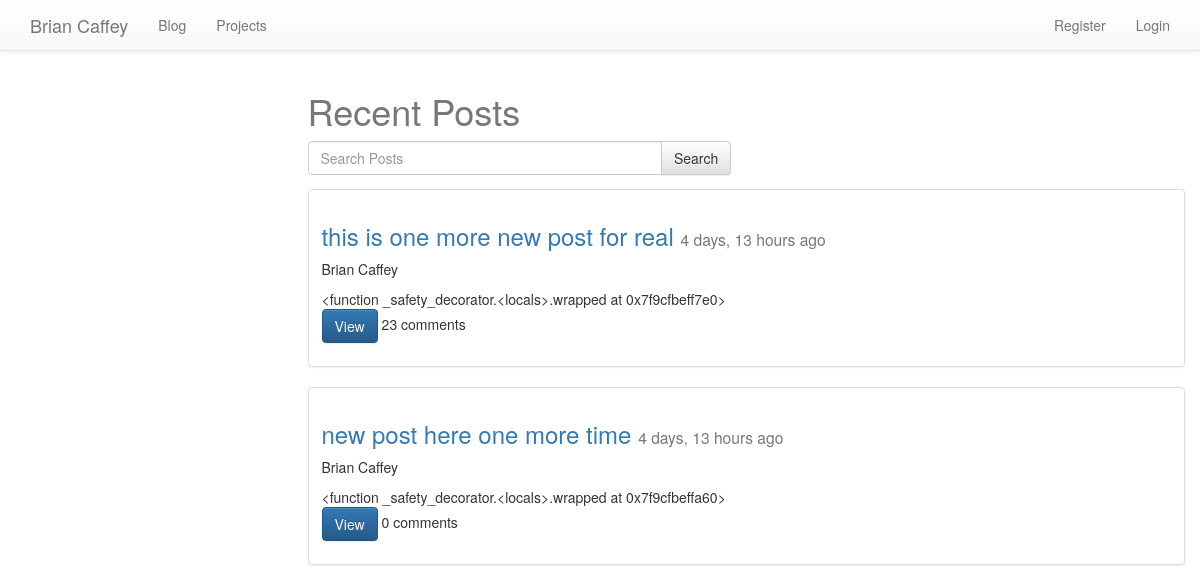
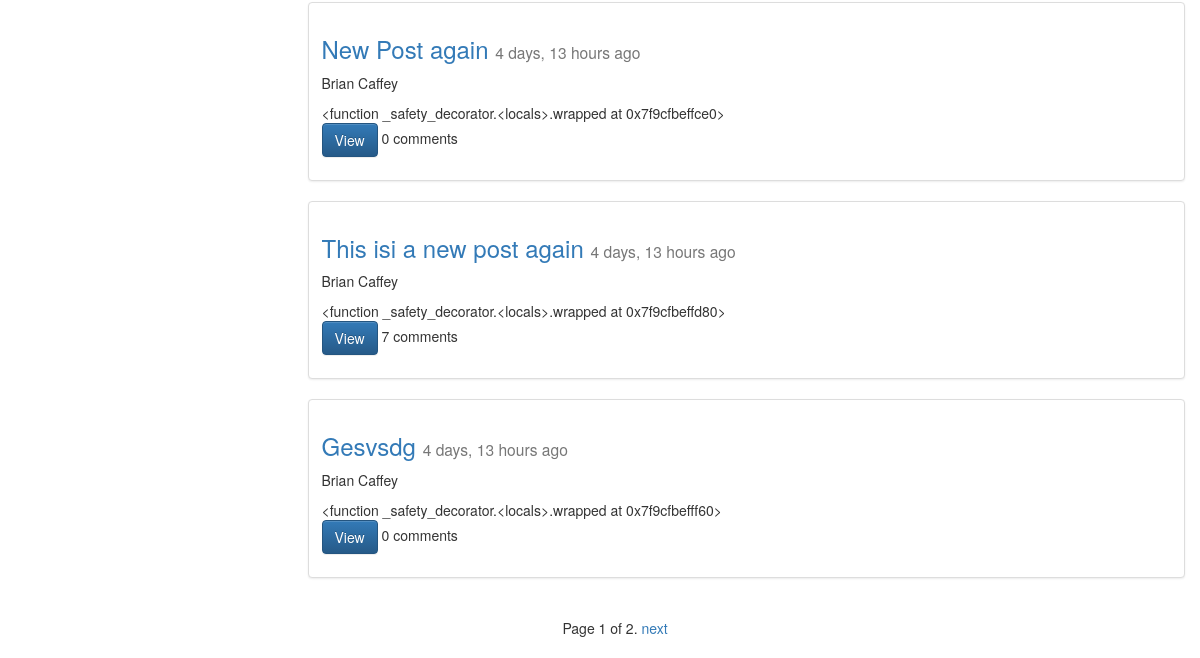
The page /blog/ on the database as committed earlier (2 pictures, top to bottom).
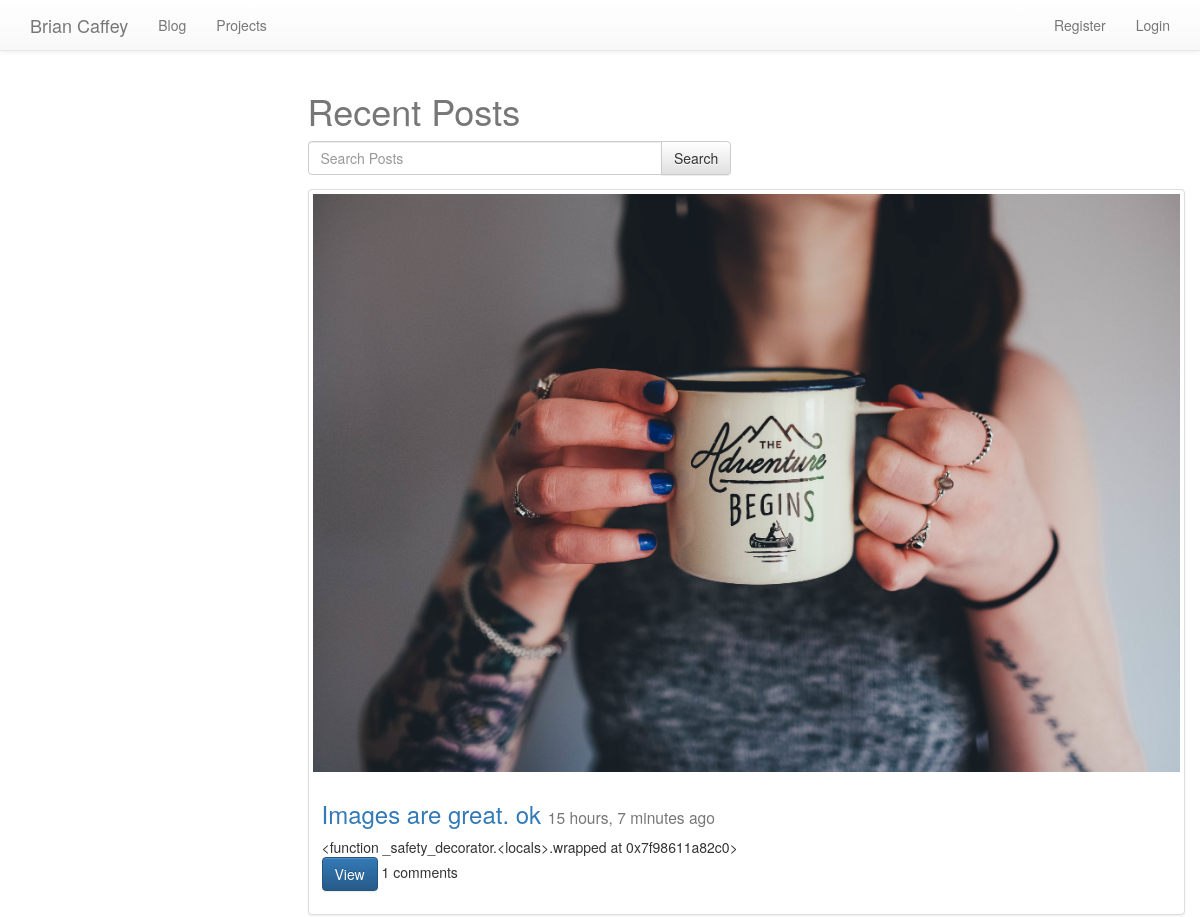
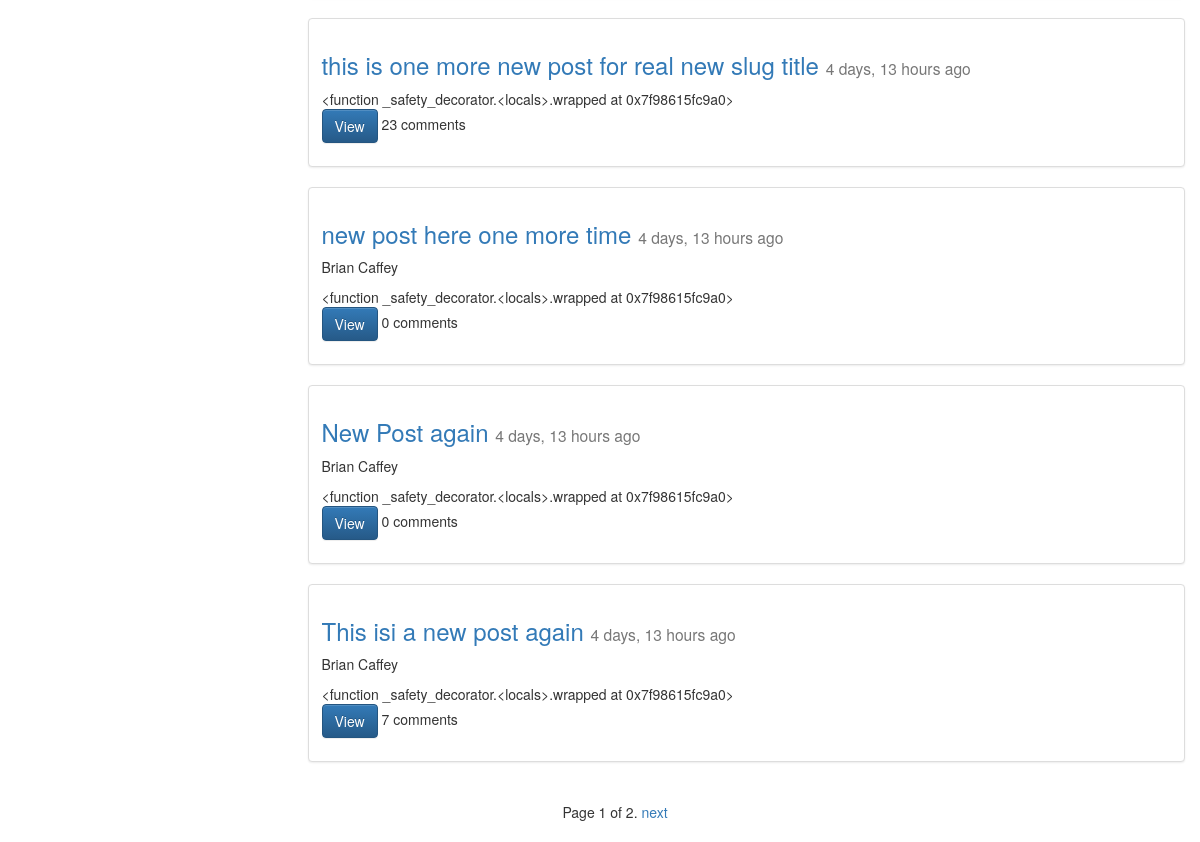
The same page on the database as committed later (2 pictures, top to bottom).
### posts/models.py (models this page shows, shortened)
class Post(models.Model):
	user = models.ForeignKey(settings.AUTH_USER_MODEL, default=1)
	title = models.CharField(max_length=100)
	slug = models.SlugField(unique=True)
	height_field = models.IntegerField(default=0)
	width_field = models.IntegerField(default=0)
	image = models.ImageField(
		upload_to=upload_location,
		width_field = "width_field",
		height_field = "height_field",
		null=True,
		blank=True)
	content = models.TextField()
	draft = models.BooleanField(default=False)
	publish = models.DateField(auto_now=False, auto_now_add=False)
	updated = models.DateTimeField(auto_now=True, auto_now_add=False)
	timestamp = models.DateTimeField(auto_now=False, auto_now_add=True)
	class Meta:
		ordering = ['-timestamp', '-updated']
	def get_markdown(self):
		content = self.content
		return mark_safe(markdown(content))
	objects = PostManager()
	@property
	def comments(self):
		instance = self
		qs = Comment.objects.filter_by_instance(instance)
		return qs
	def get_absolute_url(self):
		return reverse("posts:detail", kwargs={"slug":self.slug})

### posts/views.py (the view, shortened to what this page needs)
def posts_list(request):
	today = timezone.now().date()
	queryset_list = Post.objects.active()
	if request.user.is_staff or request.user.is_superuser:
		queryset_list = Post.objects.all()
	query = request.GET.get('q')
	paginator = Paginator(queryset_list, 5) # Show 25 contacts per page
	page = request.GET.get('page')
	try:
		queryset = paginator.page(page)
	except PageNotAnInteger:
		queryset = paginator.page(1)
	except EmptyPage:
		queryset = paginator.page(paginator.num_pages)
	context = {
		'object_list':queryset,
		'title':"List View"
	}
	return render(request, "post_list.html", context)

### comments/models.py (called while the page is built)
	def filter_by_instance(self, instance):
		content_type = ContentType.objects.get_for_model(instance.__class__)
		obj_id = instance.id
		qs = super(CommentManager, self).filter(content_type=content_type, object_id=obj_id)
		return qs

### posts/models.py (called while the page is built)
	def active(self, *args, **kwargs):
		return super(PostManager, self).filter(draft=False).filter(publish__lte=timezone.now())

### templates/post_list.html (shortened to what this page needs)
{% extends 'base.html' %}
{% block content %}
<div class="row">
    <div class="col-sm-offset-3">
<h1>Recent Posts</h1>
<form method="GET" action="" class="row">
  <div class="col-sm-6">
  <div class="input-group">
  <input class="form-control" type="text" name="q" placeholder="Search Posts" value='{{ request.GET.q }}'/>
  <span class="input-group-btn">
  <input class="btn btn-default" type="submit" value="Search" />
</span>
</div>
</div>
</form>
    {% for object in object_list %}
    <div class="thumbnail">
    	{% if object.image %}
      <a href="{{ object.get_absolute_url }}"><img src="{{ object.image.url }}" class="img-responsive" /></a>
      {% endif %}
      <div class="caption post-detail-item">
        <h3><a href="{{ object.get_absolute_url }}">{{ object.title }}</a> <small>{{ object.timestamp | timesince }} ago</small></h3>
        <p>{{ object.user.get_full_name }}</p>
        {{ object.get_markdown }}
        <p><a href="{{ object.get_absolute_url }}" class="btn btn-primary" role="button">View</a> {{ object.comments.count }} comments</p>
      </div>
    </div>
{% endfor %}
  </div>
</div>
<div style="text-align:center;" class="container">
<div class="pagination">
    <span class="step-links">
        <span class="current">
            Page {{ object_list.number }} of {{ object_list.paginator.num_pages }}.
        </span>
        {% if object_list.has_next %}
            <a href="?page={{ object_list.next_page_number }}">next</a>
        {% endif %}
    </span>
</div>
</div>
{% endblock %}

### templates/base.html (shortened to what this page needs)
{% load staticfiles %}
<html>
<head>
<link rel="stylesheet" href="https://maxcdn.bootstrapcdn.com/bootstrap/3.3.7/css/bootstrap.min.css">
<link rel="stylesheet" href="https://maxcdn.bootstrapcdn.com/bootstrap/3.3.7/css/bootstrap-theme.min.css">
<link rel="stylesheet" href="{% static 'css/base.css' %}">
</head>
<body>
{% include 'nav.html' %}
	<div class="container">
		{% block content %}
		{% endblock content %}
	</div>
</body>
</html>

### templates/nav.html (shortened to what this page needs)
    <nav class="navbar navbar-default navbar-static-top">
      <div class="container">
        <div class="navbar-header">
          <a class="navbar-brand" href="{% url 'home:home' %}">Brian Caffey</a>
        </div>
        <div id="navbar" class="navbar-collapse collapse">
          <ul class="nav navbar-nav">
            <li><a href="{% url 'posts:list' %}">Blog</a></li>
            <li><a href="{% url 'projects:projects' %}">Projects</a></li>
          </ul>
          <ul class="nav navbar-nav navbar-right">
            {% if user.is_authenticated %}
            <li><a>Welcome, {{ user.first_name }}</a></li>
            <li><a href="">Logout</a></li>
            {% else %}
            <li><a href="#">Register</a></li>
            <li><a href="#">Login</a></li>
            {% endif %}
          </ul>
        </div>
      </div>
    </nav>

### static/css/base.css (style rules this page uses)
h1 { color: #777777; }

Rows that differ between the two databases and show on the page:
no longer on this page (row unchanged): Post: title "Gesvsdg", timestamp "4 days, 13 hours", user.get_full_name "Brian Caffey", get_markdown "<function _safety_decorator.<locals>.wrapped at 0x7f9cfbefff60>", comments.count "0"
added Post: image (picture), title "Images are great. ok", timestamp "15 hours, 7 minutes", get_markdown "<function _safety_decorator.<locals>.wrapped at 0x7f98611a82c0>", comments.count "1"
changed Post: title "this is one more new post for real" → "this is one more new post for real new slug title"; get_markdown "<function _safety_decorator.<locals>.wrapped at 0x7f9cfbeff7e0>" → "<function _safety_decorator.<locals>.wrapped at 0x7f98615fc9a0>"; user.get_full_name "Brian Caffey" → (not shown)
computed for Post "new post here one more time": get_markdown "<function _safety_decorator.<locals>.wrapped at 0x7f9cfbeffa60>" → "<function _safety_decorator.<locals>.wrapped at 0x7f98615fc9a0>"
computed for Post "New Post again": get_markdown "<function _safety_decorator.<locals>.wrapped at 0x7f9cfbeffce0>" → "<function _safety_decorator.<locals>.wrapped at 0x7f98615fc9a0>"
computed for Post "This isi a new post again": get_markdown "<function _safety_decorator.<locals>.wrapped at 0x7f9cfbeffd80>" → "<function _safety_decorator.<locals>.wrapped at 0x7f98615fc9a0>"
